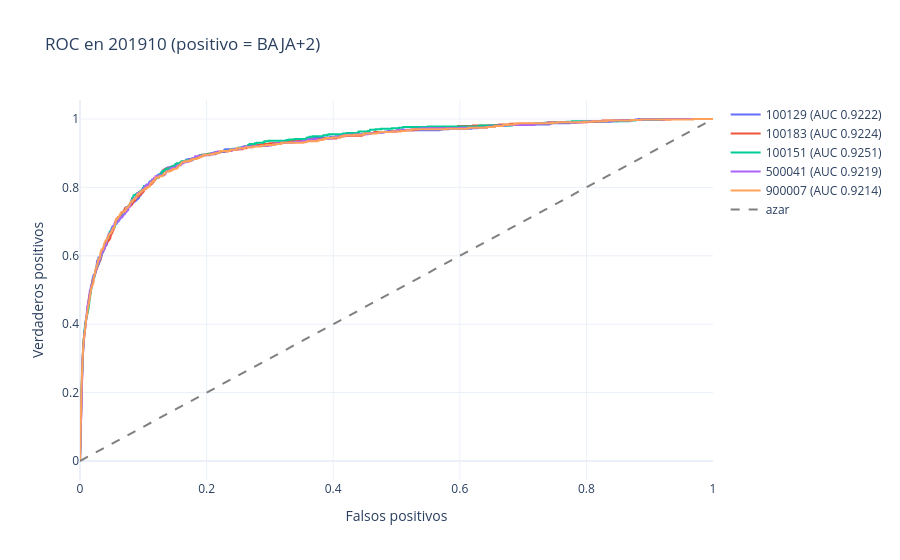

The notebook cell this image was saved under:
### Markdown cell above
8. ROC en 201910, con BAJA+2 como clase positiva.

### Code cell
grafico_roc(datos, probas).show()

### Figure 1 — Plotly figure (JSON) as saved in the notebook; plotly's stock layout.template omitted (floating-point values rounded to 4 significant figures; data arrays with more than 128 entries replaced by an {"elided": "..."} marker saying what was removed)
{"data": [{"mode": "lines", "name": "100129 (AUC 0.9222)", "type": "scatter", "x": {"elided": "1131 float values"}, "y": {"elided": "1131 float values"}}, {"mode": "lines", "name": "100183 (AUC 0.9224)", "type": "scatter", "x": {"elided": "1159 float values"}, "y": {"elided": "1159 float values"}}, {"mode": "lines", "name": "100151 (AUC 0.9251)", "type": "scatter", "x": {"elided": "1169 float values"}, "y": {"elided": "1169 float values"}}, {"mode": "lines", "name": "500041 (AUC 0.9219)", "type": "scatter", "x": {"elided": "1125 float values"}, "y": {"elided": "1125 float values"}}, {"mode": "lines", "name": "900007 (AUC 0.9214)", "type": "scatter", "x": {"elided": "1127 float values"}, "y": {"elided": "1127 float values"}}, {"line": {"color": "gray", "dash": "dash"}, "mode": "lines", "name": "azar", "type": "scatter", "x": [0, 1], "y": [0, 1]}], "layout": {"title": {"text": "ROC en 201910 (positivo = BAJA+2)"}, "xaxis": {"title": {"text": "Falsos positivos"}}, "yaxis": {"title": {"text": "Verdaderos positivos"}}}}
